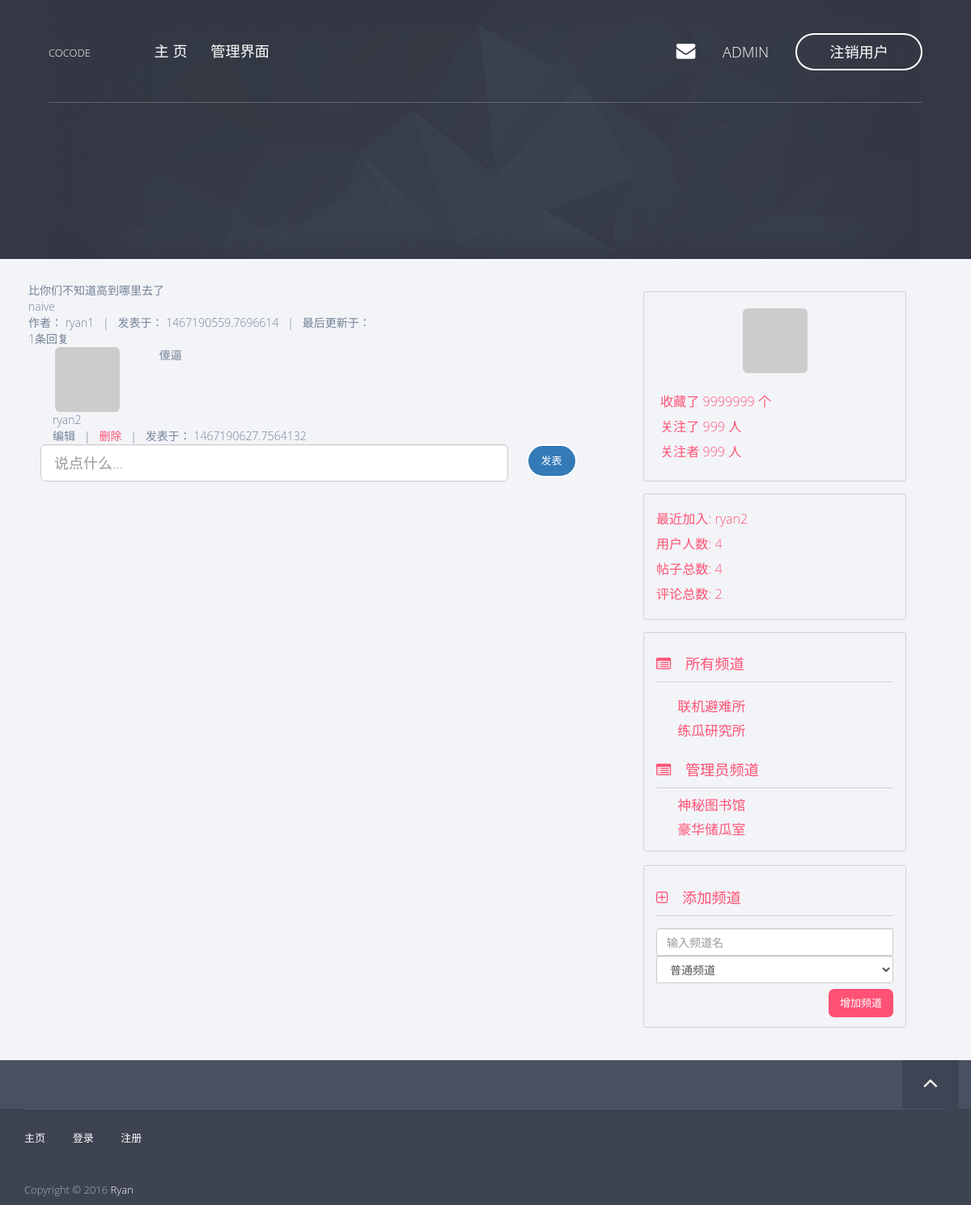
The page /post/4 (signed in) on the database as committed earlier.
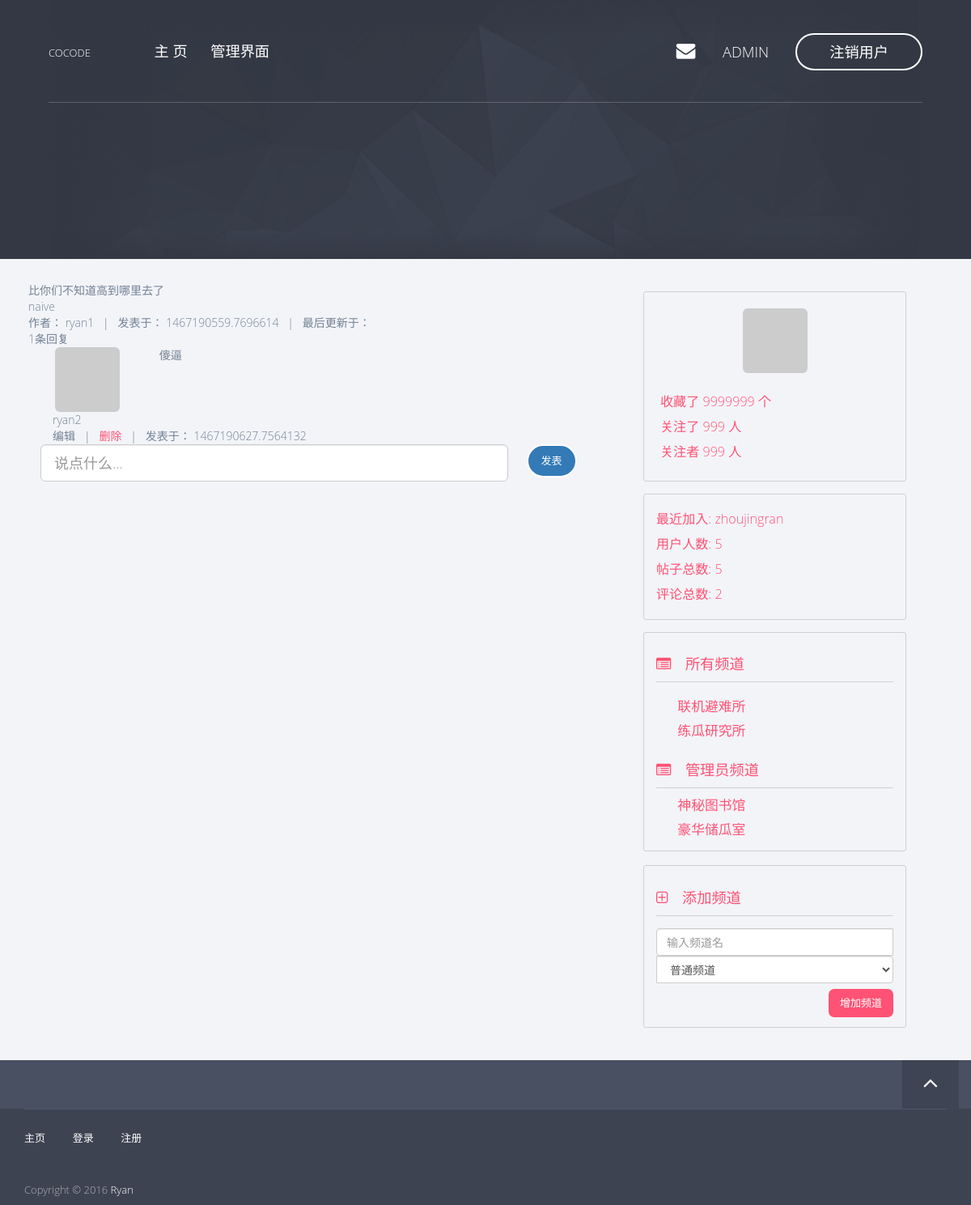
The same page on the database as committed later.
### app/models/user.py (models this page shows, shortened)
class User(db.Model, Model):
    __tablename__ = 'users'
    id = db.Column(db.Integer, primary_key=True)
    username = db.Column(db.String(), unique=True)
    password_hash = db.Column(db.String())
    email = db.Column(db.String(), unique=True)
    avatar_hash = db.Column(db.String())
    created_time = db.Column(db.Integer, default=0)
    role_id = db.Column(db.Integer, db.ForeignKey('roles.id'))
    posts = db.relationship('Post', backref='author')
    comments = db.relationship('Comment', backref='author')
    @property
    def password(self):
        raise AttributeError('password is not readable')
    def is_admin(self):
        return self.role.permissions == 0xff
    def gravatar(self, size=100, default='identicon', rating='g'):
        from flask import request
        gravatar_url = 'secure.gravatar.com/avatar'
        if request.is_secure:
            url = 'https://' + gravatar_url
        else:
            url = 'http://' + gravatar_url
        hash = self.avatar_hash or md5(self.email.encode('utf-8')).hexdigest()
        return '{url}/{hash}?s={size}&d={default}&r={rating}'.format(url=url,
                                                                     hash=hash,
                                                                     size=size,
                                                                     default=default,
                                                                     rating=rating)

### app/models/post.py (models this page shows, shortened)
class Post(db.Model, Model):
    __tablename__ = 'posts'
    id = db.Column(db.Integer, primary_key=True)
    title = db.Column(db.String())
    content = db.Column(db.String())
    created_time = db.Column(db.Integer, default=0)
    channel_id = db.Column(db.Integer, db.ForeignKey('channels.id'))
    user_id = db.Column(db.Integer, db.ForeignKey('users.id'))
    comments = db.relationship('Comment', backref='post')

### app/models/comment.py (models this page shows, shortened)
class Comment(db.Model, Model):
    __tablename__ = 'comments'
    id = db.Column(db.Integer, primary_key=True)
    content = db.Column(db.String())
    created_time = db.Column(db.Integer, default=0)
    user_id = db.Column(db.Integer, db.ForeignKey('users.id'))
    post_id = db.Column(db.Integer, db.ForeignKey('posts.id'))

### app/models/channel.py (models this page shows, shortened)
class Channel(db.Model, Model):
    __tablename__ = 'channels'
    id = db.Column(db.Integer, primary_key=True)
    name = db.Column(db.String(), default=ChannelPermission.NORMAL[0])
    permission = db.Column(db.Integer)
    created_time = db.Column(db.Integer, default=0)
    posts = db.relationship('Post', backref='channel')
    def is_admin(self):
        return self.permission == ChannelPermission.ADMIN[0]

### app/views.py (the view)
@app.route('/post/<int:id>', methods=['GET'])
def post_view(id):
    post = Post.query.get(id)
    if post is None:
        abort(404)
    comments = post.comments
    comments.sort(key=lambda c: c.created_time)
    return render_template('post.html',
                           post=post,
                           comments=comments)

### app/templates/post.html (shortened to what this page needs)
{% extends 'base8-4.html' %}
{% block page_content %}
    {% set title = post.title %}
    {% set content = post.content %}
    {% set author = post.author.username %}
    <div class="row">
        <div class="col-md-12 post-detail-content">
            <div class="post-detail-title">
                {{ title }}
            </div>
            <div class="post-detail-body">
                {{ content }}
            </div>
            <div class="post-detail-info">
                作者： {{ author }} &nbsp; | &nbsp; 发表于： {{ post.created_time }} &nbsp; | &nbsp; 最后更新于：
            </div>
        </div>
        <div class="col-md-12 comment-list">
            {% set comment_count = comments.__len__() %}
            <div class="comment-list-header">
                {{ comment_count }}条回复
            </div>
            {% if comment_count > 0 %}
            <div class="comment-list-body">
                {% include "_comments.html" %}
            </div>
            {% endif %}
        </div>
    </div>
    {% if current_user is not none %}
    <div class="comment-form">
        <form class="form-horizontal" action="{{ post.id }}/add_comment" method="POST">
        <div class="col-lg-10">
            <input class="form-control input-lg" name="content" placeholder="说点什么...">
        </div>&nbsp;
        <button type="submit" class="btn btn-primary btn-lg">发表</button>
        </form>
    </div>
    {% endif %}
{% endblock %}

### app/templates/base8-4.html (shortened to what this page needs)
{% extends "base.html" %}
{% block content %}
    <div class="container">
    <div class="row">
        <div class="col-md-8 page-content">
            {% block page_content %}{% endblock %}
        </div>
        <div class="col-md-4 side-bar">
            <div class="row">
                {% block page_side %}
                {% include "_portrait.html" %}
                {% endblock %}
                {% include "_bbs_info.html" %}
                {% include "_channels.html" %}
            </div>
        </div>
        </div>
    </div>
{% endblock %}

### app/templates/base.html (shortened to what this page needs)
<!doctype html>
 <html class="no-js" lang="">
{% block head %}
<head>
<link rel="stylesheet" href="../static/css/normalize.min.css">
<link rel="stylesheet" href="../static/css/bootstrap.min.css">
<link rel="stylesheet" href="../static/css/jquery.fancybox.css">
<link rel="stylesheet" href="../static/css/flexslider.css">
<link rel="stylesheet" href="../static/css/styles.css">
<link rel="stylesheet" href="../static/css/queries.css">
<link rel="stylesheet" href="../static/css/etline-font.css">
<link rel="stylesheet" href="../static/bower_components/animate.css/animate.min.css">
<link rel="stylesheet" href="../static/css/font-awesome.min.css">
</head>
{% endblock %}
<body id="top">
    {% block navbar %}
        <section class="hero">
            <section class="navigation">
                <header>
                    <div class="header-content">
                        <div class="logo"><a href="/">COCODE</a></div>
                        <div class="header-nav">
                            <nav>
                                <ul class="primary-nav">
                                    <li><a href="/">主&nbsp;页</a></li>
                                    {% if current_user is not none and current_user.is_admin() %}
                                    <li><a href="/admin">管理界面</a></li>
                                    {% endif %}
                                </ul>
                                <ul class="member-actions">
                                    {% if current_user is none %}
                                    <li><a href="/login" class="login">登&nbsp;录</a></li>
                                    <li><a href="/register" class="btn-white btn-small">注&nbsp;册</a></li>
                                    {% else %}
                                    <li><a href="#"><i class="fa fa-envelope hero-nav"></i></a></li>
                                    <li><a href="/profile/{{ current_user.username }}" class="hero-nav">{{ current_user.username }} &nbsp;</a></li>
                                    <li><a href="/logout" class="btn-white btn-small">注销用户</a></li>
                                    {% endif %}
                                </ul>
                            </nav>
                        </div>
                    </div>
                </header>
            </section>
        </section>
    {% endblock %}
    <section class="content">
        {% block content%}
        {% endblock %}
    </section>
    <section class="to-top">
        <div class="container">
            <div class="row">
                <div class="to-top-wrap">
                    {% block to_top %}
                    <a href="#top" class="top"><i class="fa fa-angle-up"></i></a>
                    {% endblock %}
                </div>
            </div>
        </div>
    </section>
    <footer>
        <div class="container">
            <div class="row">
                <div class="col-md-12">
                    <div class="footer-links">
                        <ul class="footer-group">
                            <li><a href="/">主页</a></li>
                            <li><a href="/login">登录</a></li>
                            <li><a href="/register">注册</a></li>
                        </ul>
                        <p>Copyright © 2016 <a href="/">Ryan</a><br></p>
                    </div>
                </div>
            </div>
        </div>
    </footer>
</body>
</html>

### app/templates/_comments.html
{% for c in comments %}
    {% set author = c.author.username %}
    {% set content = c.content %}
    {% set created_time = c.created_time %}
    <div class="col-md-12 comment-content">
        <div class="col-md-2 comment-author-info">
            <div class="comment-portriat">
                <a href="/profile/author">
                    <img class="img-rounded center-block" src="{{c.author.gravatar(size=50)}}">
                </a>
            </div>
            <div class="comment-author">
                {{ author }}
            </div>
        </div>
        <div class="col-md-10 comment-details">
            <div class="col-md-12 comment-body">
                {{ content }}
            </div>
        </div>
        <div class="col-md-12 comment-footer">
            {% if current_user is not none or current_user == c.author or current_user.is_admin() %}
            编辑
            &nbsp; | &nbsp;
            <a href="{{ url_for('delete_comment', id=c.id) }}">删除</a>
            &nbsp; | &nbsp;
            发表于： {{ created_time }}
            {% endif %}
        </div>
    </div>
{% endfor %}

### app/templates/_portrait.html
{% if current_user is not none %}
<div class="col-md-10 portrait">
    <img class="img-rounded center-block side-portrait" src="{{ current_user.gravatar(size=200) }}" />
    <div class="row follow-count">
    <div class="col-md-12 follow-item">
        收藏了 9999999 个
    </div>
    <div class="col-md-12 follow-item">
        关注了 999 人
    </div>
    <div class="col-md-12 follow-item">
        关注者 999 人
    </div>
</div>
</div>
{% endif %}

### app/templates/_bbs_info.html
<div class="col-md-10 forum-info">
    <div class="forum-info-item">最近加入: <a href="/profile/{{ new_user.username }}">{{ new_user.username }}</a></div>
    <div class="forum-info-item">用户人数: {{ user_count }}</div>
    <div class="forum-info-item">帖子总数: {{ post_count }} </div>
    <div class="forum-info-item">评论总数: {{ comment_count }} </div>
</div>

### app/templates/_channels.html
<div class="col-md-10 channel-list">
    <div class="channel-list-caption">
        <i class="fa fa-list-alt"></i> 所有频道
    </div>
    <div class="channel-list-items">
        {% for c in channels %}
        {% if not c.is_admin() %}
            <div class="channel-list-item">
                <a href="/channel/{{ c.id }}">{{ c.name }}</a>
            </div>
        {% endif %}
        {% endfor %}
    </div>
    {% if current_user is not none and current_user.is_admin() %}
        <div class="channel-list-caption">
            <i class="fa fa-list-alt"></i> 管理员频道
        </div>
        {% for c in channels %}
        {% if c.is_admin() %}
            <div class="channel-list-item">
                <a href="/channel/{{ c.id }}">{{ c.name }}</a>
            </div>
        {% endif %}
        {% endfor %}
    {% endif %}
</div>
{% if current_user is not none and current_user.is_admin() %}
<div class="col-md-10 channel-list add-channel">
    <div class="channel-list-caption">
        <i class="fa fa-plus-square-o"></i> 添加频道
    </div>
    <div class="channel-add">
        <form class="form-inline" action="/admin/add_channel" method="POST">
            <div class="form-group">
                <div class="input-group">
                    <input type="text" class="form-control" name="name" placeholder="输入频道名">
                    <select class="form-control" name="permission">
                        {% for p in permissions %}
                        <option value="{{ p[0] }}">{{ p[1] }}</option>
                        {% endfor %}
                    </select>
                </div>
            </div>
          <button type="submit" class="btn btn-fill btn-middle add-channel-btn">增加频道</button>
        </form>
    </div>
</div>
{% endif %}

Rows that differ between the two databases and show on the page:
added User: username "zhoujingran"
Other text that changed with them:
{{ user_count }}: "4" → "5"
{{ post_count }}: "4" → "5"
{{ new_user.username }}: "ryan2" → "zhoujingran"
